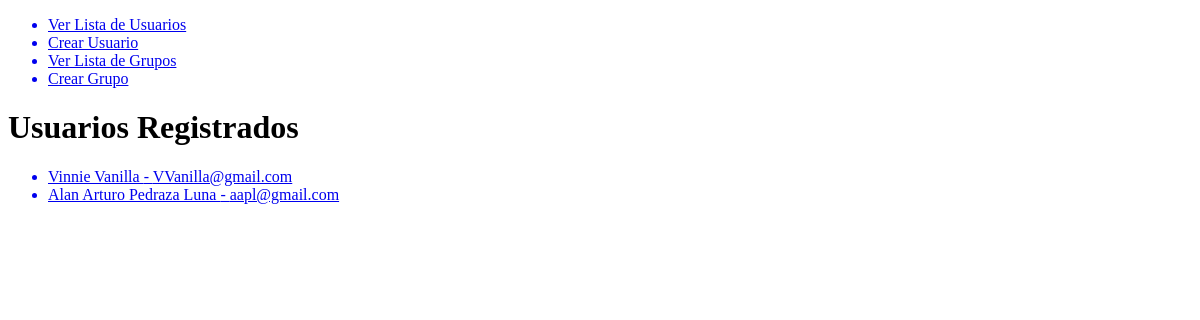
Before: /main/ with the older database file.
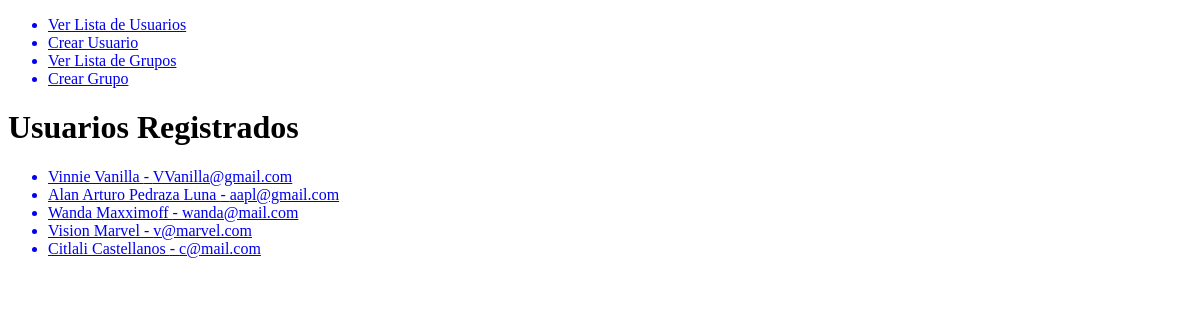
After: the same page with the newer database file.
### main/models.py (models this page shows, shortened)
class UserModel(models.Model):
    first_name = models.CharField(max_length=100)
    last_name = models.CharField(max_length=100)
    email = models.EmailField()
    phone_number = models.CharField(max_length=15)
    gender = models.CharField(choices=GENDER_OPTS, max_length=20)
    date_birth = models.DateField(blank=True, null=True)
    created = models.DateTimeField(auto_now_add=True)
    updated = models.DateTimeField(auto_now=True)
    @property
    def full_name(self):
        return f'{self.first_name} {self.last_name}'
    def get_absolute_url(self):
        return reverse("user:detail", args=[self.id])

### main/views.py (the view)
# urls.py: path('', GetUsersView.as_view(), name='list'),
class GetUsersView (views.View):
    def get(self, request):
        users = UserModel.objects.all()
        template_name = 'main/list.html'
        context = {
            'users': users
        }
        return render(request, template_name, context)

### main/templates/main/list.html
{% extends 'base.html' %}
{% block content %}
    <h1>Usuarios Registrados</h1>
    <ul>
        {% for user in users%}
        <a href="{{ user.get_absolute_url}}">
            <li>{{ user.full_name }} - {{ user.email }}</li>
        </a>
        {% endfor %}
    </ul>
{% endblock content %}

### templates/base.html (shortened to what this page needs)
<!DOCTYPE html>
<html lang="en">
<head>
</head>
<body>
    <ul>
        <a href="{% url 'user:list' %}"><li>Ver Lista de Usuarios</li></a>
        <a href="{% url 'user:create' %}"><li>Crear Usuario</li></a>
        <a href="{% url 'groups:list' %}"><li>Ver Lista de Grupos</li></a>
        <a href="{% url 'groups:create' %}"><li>Crear Grupo</li></a>
    </ul>
    {% block content %}
    {% endblock content %}
</body>
</html>

Changed rows visible on the page:
added UserModel: full_name "Wanda Maxximoff", email "wanda@mail.com"
added UserModel: full_name "Vision Marvel", email "v@marvel.com"
added UserModel: full_name "Citlali Castellanos", email "c@mail.com"
